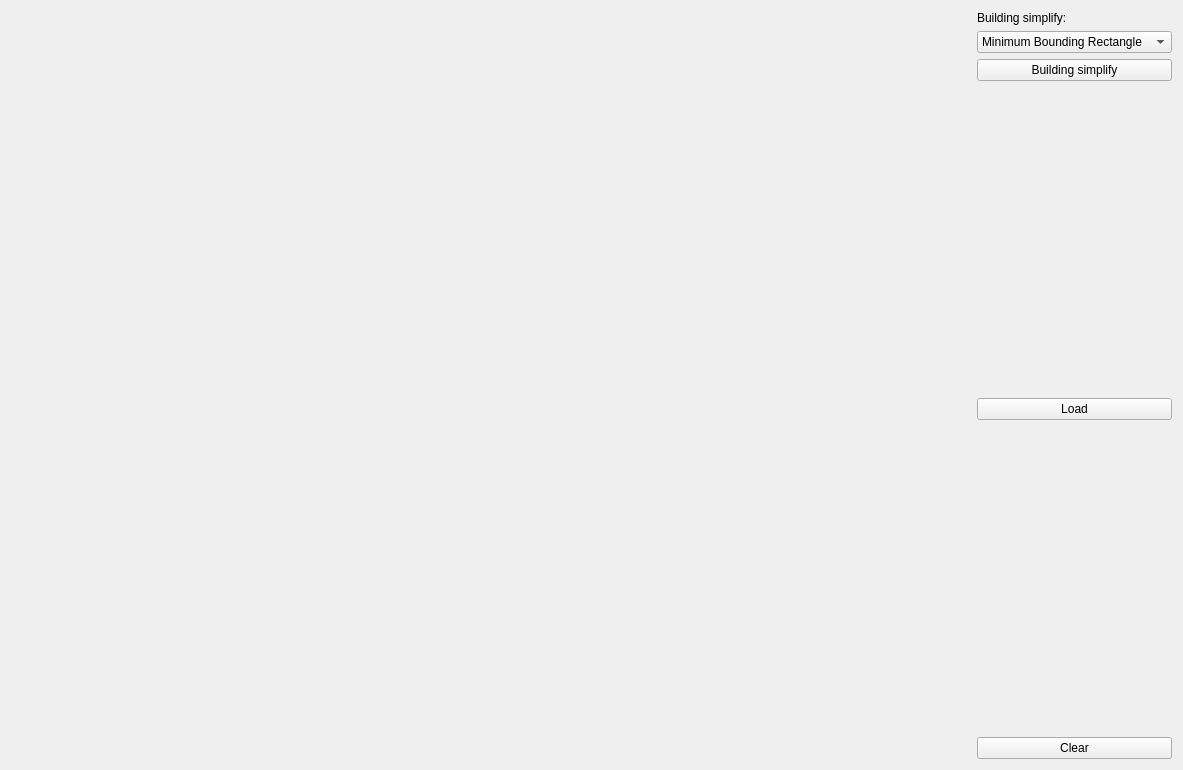
<?xml version="1.0" encoding="UTF-8"?>
<ui version="4.0">
 <class>Widget</class>
 <widget class="QWidget" name="Widget">
  <property name="geometry">
   <rect>
    <x>0</x>
    <y>0</y>
    <width>1183</width>
    <height>770</height>
   </rect>
  </property>
  <property name="sizePolicy">
   <sizepolicy hsizetype="Preferred" vsizetype="Preferred">
    <horstretch>1</horstretch>
    <verstretch>1</verstretch>
   </sizepolicy>
  </property>
  <property name="windowTitle">
   <string>Building simplify</string>
  </property>
  <layout class="QHBoxLayout" name="horizontalLayout">
   <item>
    <widget class="Draw" name="Canvas" native="true">
     <property name="sizePolicy">
      <sizepolicy hsizetype="Preferred" vsizetype="Preferred">
       <horstretch>1</horstretch>
       <verstretch>1</verstretch>
      </sizepolicy>
     </property>
    </widget>
   </item>
   <item>
    <layout class="QVBoxLayout" name="verticalLayout">
     <item>
      <widget class="QLabel" name="label">
       <property name="text">
        <string>Building simplify:</string>
       </property>
      </widget>
     </item>
     <item>
      <widget class="QComboBox" name="comboBox">
       <item>
        <property name="text">
         <string>Minimum Bounding Rectangle</string>
        </property>
       </item>
       <item>
        <property name="text">
         <string>Wall Average</string>
        </property>
       </item>
       <item>
        <property name="text">
         <string>Longest Edge</string>
        </property>
       </item>
       <item>
        <property name="text">
         <string>weighted Bisector</string>
        </property>
       </item>
      </widget>
     </item>
     <item>
      <widget class="QPushButton" name="pushButton">
       <property name="text">
        <string>Building simplify</string>
       </property>
      </widget>
     </item>
     <item>
      <spacer name="verticalSpacer_2">
       <property name="orientation">
        <enum>Qt::Vertical</enum>
       </property>
       <property name="sizeHint" stdset="0">
        <size>
         <width>20</width>
         <height>40</height>
        </size>
       </property>
      </spacer>
     </item>
     <item>
      <widget class="QPushButton" name="pushButtonLoadFile">
       <property name="text">
        <string>Load</string>
       </property>
      </widget>
     </item>
     <item>
      <spacer name="verticalSpacer">
       <property name="orientation">
        <enum>Qt::Vertical</enum>
       </property>
       <property name="sizeHint" stdset="0">
        <size>
         <width>20</width>
         <height>40</height>
        </size>
       </property>
      </spacer>
     </item>
     <item>
      <widget class="QPushButton" name="pushButton_2">
       <property name="text">
        <string>Clear</string>
       </property>
      </widget>
     </item>
    </layout>
   </item>
  </layout>
 </widget>
 <customwidgets>
  <customwidget>
   <class>Draw</class>
   <extends>QWidget</extends>
   <header location="global">draw.h</header>
   <container>1</container>
  </customwidget>
 </customwidgets>
 <resources/>
 <connections/>
</ui>
